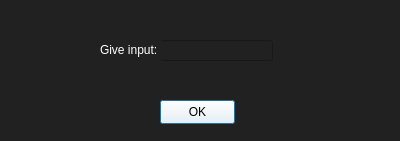
<?xml version="1.0" encoding="UTF-8"?>
<ui version="4.0">
 <class>Dialog</class>
 <widget class="QDialog" name="Dialog">
  <property name="geometry">
   <rect>
    <x>0</x>
    <y>0</y>
    <width>400</width>
    <height>141</height>
   </rect>
  </property>
  <property name="windowTitle">
   <string>Dialog</string>
  </property>
  <property name="styleSheet">
   <string notr="true">QWidget{
background-color:rgb(33,33,33);
color:#FFFFFF;
}
</string>
  </property>
  <widget class="QLineEdit" name="lineEdit">
   <property name="geometry">
    <rect>
     <x>160</x>
     <y>40</y>
     <width>113</width>
     <height>21</height>
    </rect>
   </property>
  </widget>
  <widget class="QLabel" name="label">
   <property name="geometry">
    <rect>
     <x>100</x>
     <y>40</y>
     <width>61</width>
     <height>20</height>
    </rect>
   </property>
   <property name="text">
    <string>Give input:</string>
   </property>
  </widget>
  <widget class="QPushButton" name="pushButton">
   <property name="geometry">
    <rect>
     <x>160</x>
     <y>100</y>
     <width>75</width>
     <height>24</height>
    </rect>
   </property>
   <property name="styleSheet">
    <string notr="true">background-color: rgb(255, 255, 255);
color: rgb(0, 0, 0);</string>
   </property>
   <property name="text">
    <string>OK</string>
   </property>
  </widget>
 </widget>
 <resources/>
 <connections/>
</ui>
